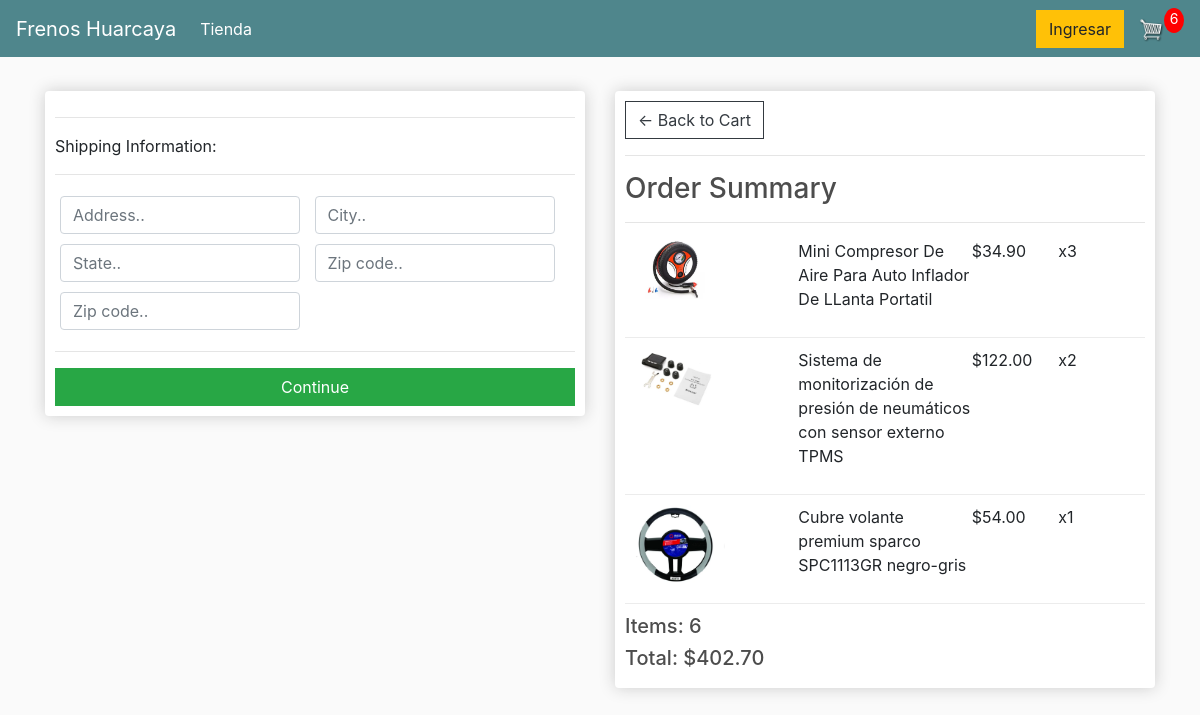
/checkout/ (signed in), run on an earlier commit of the app's database.
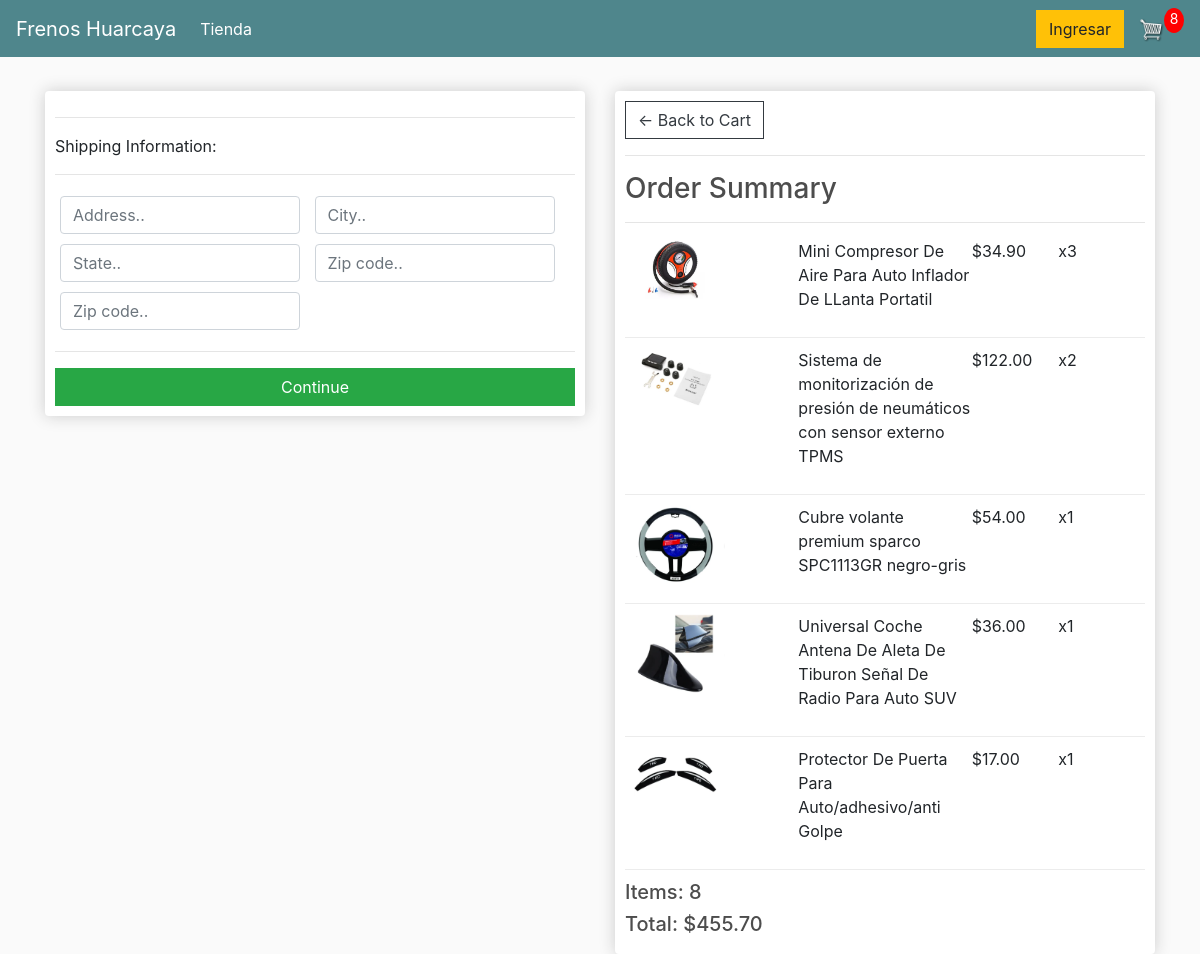
And on a later commit of the database.
### store/models.py (models this page shows, shortened)
class OrderItem(models.Model):
	product = models.ForeignKey(Product, on_delete=models.SET_NULL, null=True)
	order = models.ForeignKey(Order, on_delete=models.SET_NULL, null=True)
	quantity = models.IntegerField(default=0, null=True, blank=True)
	date_added = models.DateTimeField(auto_now_add=True)
	@property
	def get_total(self):
		total = self.product.price * self.quantity
		return total

class Product(models.Model):
	name = models.CharField(max_length=200)
	price = models.FloatField()
	digital = models.BooleanField(default=False,null=True, blank=True)
	image = models.ImageField(null=True, blank=True)
	@property
	def imageURL(self):
		try:
			url = self.image.url
		except:
			url = ''
		return url

class Order(models.Model):
	customer = models.ForeignKey(Customer, on_delete=models.SET_NULL, null=True, blank=True)
	date_ordered = models.DateTimeField(auto_now_add=True)
	complete = models.BooleanField(default=False)
	transaction_id = models.CharField(max_length=100, null=True)
	@property
	def shipping(self):
		shipping = False
		orderitems = self.orderitem_set.all()
		for i in orderitems:
			if i.product.digital == False:
				shipping = True
		return shipping
	@property
	def get_cart_total(self):
		orderitems = self.orderitem_set.all()
		total = sum([item.get_total for item in orderitems])
		return total
	@property
	def get_cart_items(self):
		orderitems = self.orderitem_set.all()
		total = sum([item.quantity for item in orderitems])
		return total

### store/views.py (the view)
# urls.py: path('checkout/', views.checkout, name="checkout"),
def checkout(request):
	data = cartData(request)
	cartItems = data['cartItems']
	order = data['order']
	items = data['items']
	context = {'items':items, 'order':order, 'cartItems':cartItems}
	return render(request, 'store/checkout.html', context)

### store/utils.py (called while the page is built)
def cartData(request):
	if request.user.is_authenticated:
		customer = request.user.customer
		order, created = Order.objects.get_or_create(customer=customer, complete=False)
		items = order.orderitem_set.all()
		cartItems = order.get_cart_items
	else:
		cookieData = cookieCart(request)
		cartItems = cookieData['cartItems']
		order = cookieData['order']
		items = cookieData['items']
	return {'cartItems':cartItems ,'order':order, 'items':items}

### store/templates/store/checkout.html (shortened to what this page needs)
{% extends 'store/main.html' %}
{% load static %}
{% block content %}
     <div class="row">
		<div class="col-lg-6">
			<div class="box-element" id="form-wrapper">
				<form id="form">
					<div id="shipping-info">
						<hr>
						<p>Shipping Information:</p>
						<hr>
						<div class="form-field">
							<input class="form-control" type="text" name="address" placeholder="Address..">
						</div>
						<div class="form-field">
							<input class="form-control" type="text" name="city" placeholder="City..">
						</div>
						<div class="form-field">
							<input class="form-control" type="text" name="state" placeholder="State..">
						</div>
						<div class="form-field">
							<input class="form-control" type="text" name="zipcode" placeholder="Zip code..">
						</div>
						<div class="form-field">
							<input class="form-control" type="text" name="country" placeholder="Zip code..">
						</div>
					</div>
					<hr>
					<input id="form-button" class="btn btn-success btn-block" type="submit" value="Continue">
				</form>
			</div>
			<br>
		</div>
		<div class="col-lg-6">
			<div class="box-element">
				<a  class="btn btn-outline-dark" href="{% url 'cart' %}">&#x2190; Back to Cart</a>
				<hr>
				<h3>Order Summary</h3>
				<hr>
				{% for item in items %}
				<div class="cart-row">
					<div style="flex:2"><img class="row-image" src="{{item.product.imageURL}}"></div>
					<div style="flex:2"><p>{{item.product.name}}</p></div>
					<div style="flex:1"><p>${{item.product.price|floatformat:2}}</p></div>
					<div style="flex:1"><p>x{{item.quantity}}</p></div>
				</div>
				{% endfor %}
				<h5>Items:   {{order.get_cart_items}}</h5>
				<h5>Total:   ${{order.get_cart_total|floatformat:2}}</h5>
			</div>
		</div>
	</div>
{% endblock content %}

What changed in the data, as far as the page shows it:
added OrderItem: product.imageURL (picture), product.name "Universal Coche Antena De Aleta De Tiburon Señal De Radio Para Auto SUV", product.price "36.00", quantity "1"
added OrderItem: product.imageURL (picture), product.name "Protector De Puerta Para Auto/adhesivo/anti Golpe", product.price "17.00", quantity "1"
computed for Order: get_cart_items "6" → "8"; get_cart_total "402.70" → "455.70"
Also different on the page:
{{ cartItems }}: "6" → "8"
